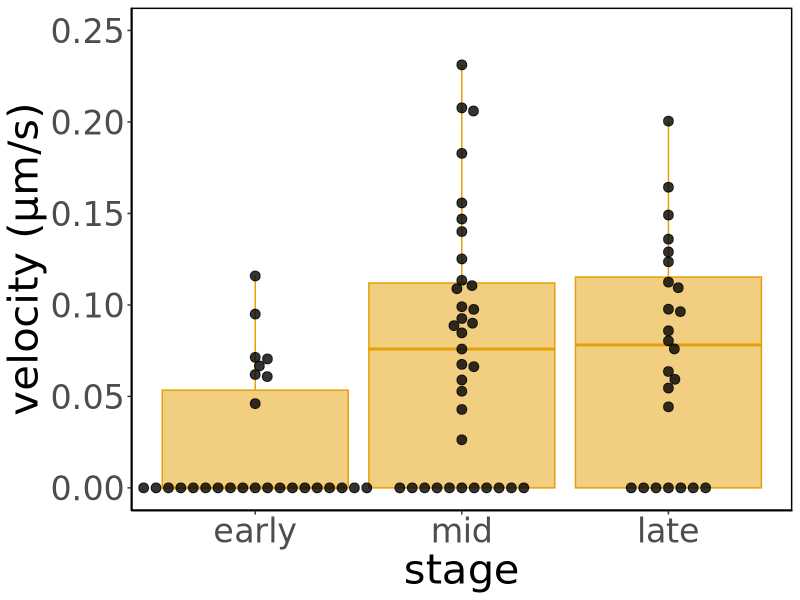
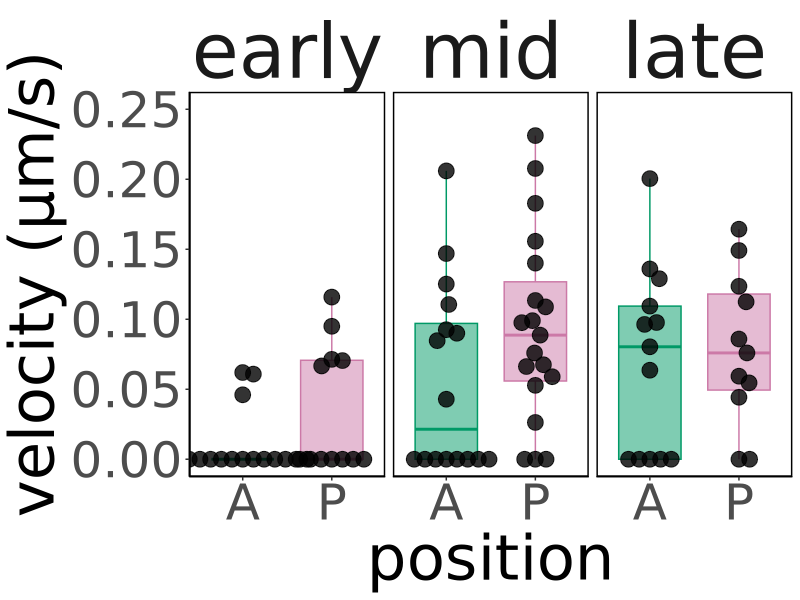
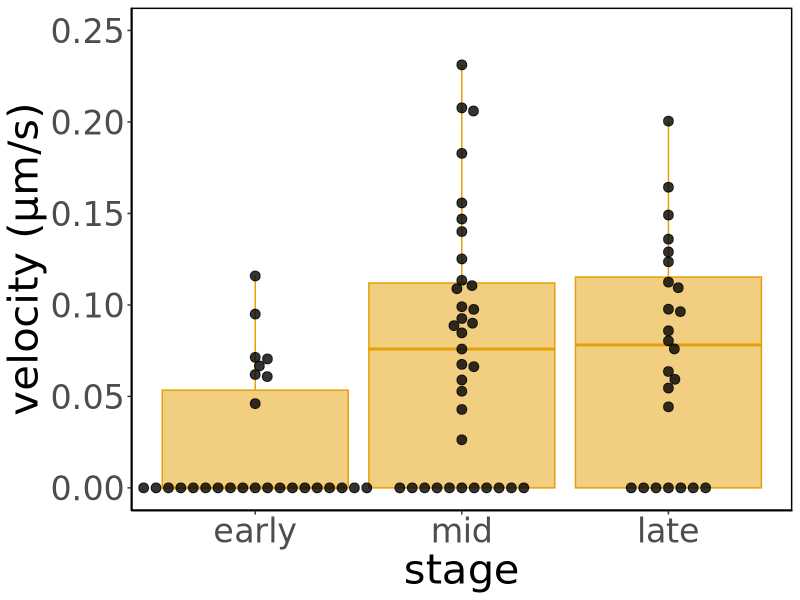
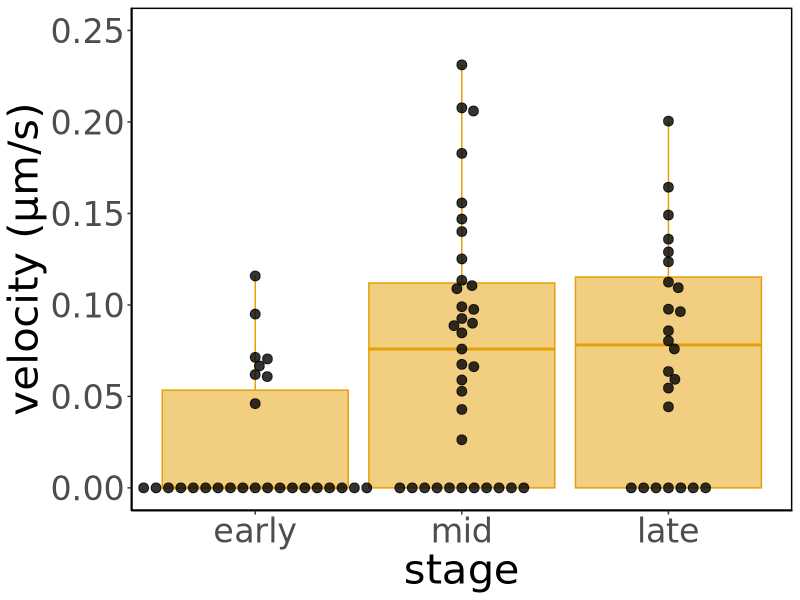
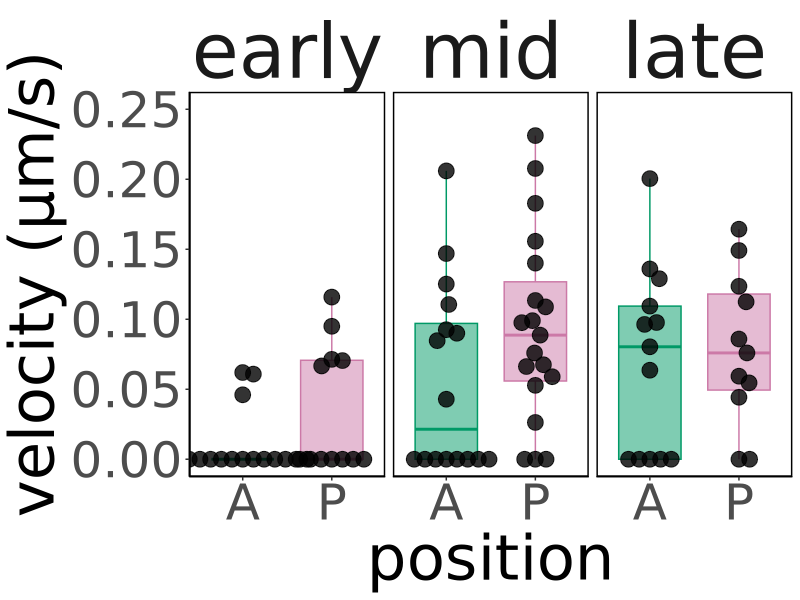
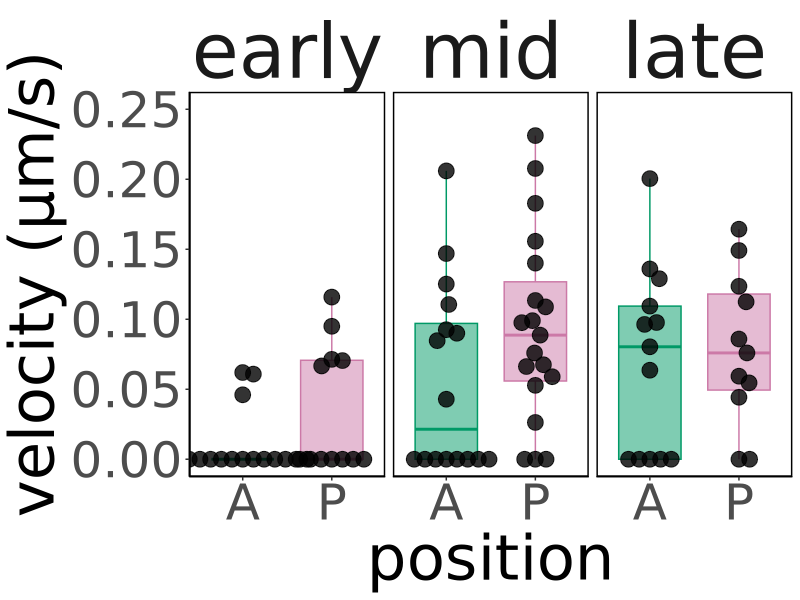

R code for these plots, in order: (Note: this script raises an error after producing the figures.)
## ---- chunk 1
knitr::opts_chunk$set(echo = TRUE, tidy = TRUE, cache = FALSE)
knitr::opts_knit$set(root.dir = "~/Dropbox/Projects/Cephalic_furrow/7-Manuscript/1-analyses/ablations")
library(ggplot2)
library(ggbeeswarm)
## ---- chunk 2
# Load raw ROI measurements from ImageJ
ablations <- read.csv("ablation-data.csv", stringsAsFactors = TRUE)
levels(ablations$Stage) <- c("early", "mid", "late")
# Save long data frame to file
write.csv(ablations, file = "ablations.csv", row.names = FALSE)
## ---- chunk 3
print_stats <- function(dataframe, stage, position = NULL, distance = NULL) {
  if (!is.null(distance)) {
    filter_df <- (dataframe$Stage == stage & dataframe$Position == position & dataframe$Distance == distance)
  } else if (!is.null(position)) {
    filter_df <- (dataframe$Stage == stage & dataframe$Position == position)
    distance <- "all"
  } else {
    filter_df <- (dataframe$Stage == stage)
    position <- "both"
    distance <- "all"
  }
  
  df <- dataframe[filter_df,]
  df <- droplevels(df)

  # Define row
  row <- c(stage,
           position,
           distance,
           mean(df$Velocity),
           sd(df$Velocity),
           length(df$Velocity),
           length(unique(df$Embryo))
           )

  return(row)
}

# Save stats to data frame
stats <- data.frame()

# Bind row by row
stats <- rbind(stats, print_stats(ablations, "early"))
stats <- rbind(stats, print_stats(ablations, "mid"))
stats <- rbind(stats, print_stats(ablations, "late"))
stats <- rbind(stats, print_stats(ablations, "early", "anterior"))
stats <- rbind(stats, print_stats(ablations, "early", "posterior"))
stats <- rbind(stats, print_stats(ablations, "mid", "anterior"))
stats <- rbind(stats, print_stats(ablations, "mid", "posterior"))
stats <- rbind(stats, print_stats(ablations, "late", "anterior"))
stats <- rbind(stats, print_stats(ablations, "late", "posterior"))

# Add column names
colnames(stats) <- c("stage", "position", "distance", "mean", "sd", "n_cuts", "n_embryos")

# Convert columns to numeric
stats[, 4:7] <- apply(stats[, 4:7], 2, as.numeric)

# Round up
stats[, 4:5] <- round(stats[, 4:5], digits=10)

# Write table to file
write.csv(format(stats, digits=10), file = "stats.csv", row.names = FALSE)
print(stats)
## ---- chunk 4
ggplot(ablations, aes(Stage, Velocity)) +
  geom_boxplot(aes(color = "#e69f03", fill = "#e69f03"), show.legend = FALSE, alpha = 0.5, outlier.shape = NA, width = 0.9, position = position_dodge(width = 1.0)) +
  geom_point(alpha = 0.8, size = 3, show.legend = FALSE, position = position_beeswarm(priority = "descending", dodge.width = 1.0, cex = 2)) +
  labs(x = "stage", y = "velocity (µm/s)") +
  scale_fill_manual(values=c("#e69f03", "#56b4e9")) +
  scale_color_manual(values=c("#e69f03", "#56b4e9")) +
  scale_y_continuous(limits = c(0, 0.25)) +
  theme_classic(base_family = "DejaVu Sans") +
  theme(text = element_text(size = 30),
        panel.background = element_rect(colour = "black", linewidth = 1))
ggsave("3-plots/recoil-stage.png", width = 14, height = 7)
ggsave("3-plots/recoil-stage.svg", width = 14, height = 7)
## ---- chunk 5
ggplot(ablations, aes(Position, Velocity, fill = Position)) +
  geom_boxplot(aes(color = Position), show.legend = FALSE, alpha = 0.5, outlier.shape = NA, width = 0.7, position = position_dodge(width = 1.0)) +
  geom_point(alpha = 0.8, size = 5, show.legend = FALSE, position = position_beeswarm(priority = "descending", dodge.width = 1.0, cex = 6)) +
  labs(x = "position", y = "velocity (µm/s)") +
  scale_fill_manual(values=c("#009966", "#cc79a7")) +
  scale_color_manual(values=c("#009966", "#cc79a7")) +
  facet_grid(cols = vars(Stage), scales = "free") +
  scale_y_continuous(limits = c(0, 0.25)) +
  theme_classic(base_family = "DejaVu Sans") +
  theme(text = element_text(size = 45),
        strip.background = element_blank(),
        strip.placement = "outside",
        strip.text.x = element_text(size = 55),
        panel.background = element_rect(colour = "black", linewidth = 1))
ggsave("3-plots/recoil-stage-position.png", width = 14, height = 7)
ggsave("3-plots/recoil-stage-position.svg", width = 14, height = 7)
## ---- chunk 6
# Mean of recoil velocity per embryo/cut
embryo_mean <- aggregate(ablations$Velocity, list(ablations$Embryo), mean)
colnames(embryo_mean) <- c("Embryo", "Velocity")

# Standard deviation of CF length per embryo
embryo_sd <- aggregate(ablations$Velocity, list(ablations$Embryo), sd)
colnames(embryo_sd) <- c("Embryo", "SD")

# Get sample information
samples <- unique(ablations[, c("Embryo", "Stage", "Position", "Distance")])

# Merge datasets
means <- merge(samples, embryo_mean, by = "Embryo", all.x = TRUE)
means <- merge(means, embryo_sd, by = "Embryo", all.x = TRUE)

# Establish near (5-20µm) and far (25-40µm) distance classes.
means[means$Distance <= 20 & means$Distance > 0,]$Distance <- 20
means[means$Distance <= 40 & means$Distance > 20,]$Distance <- 40
means[means$Distance >= -20 & means$Distance < 0,]$Distance <- -20
means[means$Distance >= -40 & means$Distance < -20,]$Distance <- -40
means$Distance <- as.factor(means$Distance)

# Save data frame to file
write.csv(means, file = "means.csv", row.names = FALSE)

# Save stats to data frame
dists <- data.frame()

# Bind row by row
dists <- rbind(dists, print_stats(means, "early", "anterior", "-40"))
dists <- rbind(dists, print_stats(means, "early", "anterior", "-20"))
dists <- rbind(dists, print_stats(means, "early", "posterior", "20"))
dists <- rbind(dists, print_stats(means, "early", "posterior", "40"))
dists <- rbind(dists, print_stats(means, "mid", "anterior", "-40"))
dists <- rbind(dists, print_stats(means, "mid", "anterior", "-20"))
dists <- rbind(dists, print_stats(means, "mid", "posterior", "20"))
dists <- rbind(dists, print_stats(means, "mid", "posterior", "40"))
dists <- rbind(dists, print_stats(means, "late", "anterior", "-40"))
dists <- rbind(dists, print_stats(means, "late", "anterior", "-20"))
dists <- rbind(dists, print_stats(means, "late", "posterior", "20"))
dists <- rbind(dists, print_stats(means, "late", "posterior", "40"))

# Add column names
colnames(dists) <- c("stage", "position", "distance", "mean", "sd", "n_cuts", "n_embryos")

# Convert columns to numeric
dists[, 4:7] <- apply(dists[, 4:7], 2, as.numeric)

# Round up
dists[, 4:5] <- round(dists[, 4:5], digits=10)

# Write table to file
write.csv(format(dists, digits=10), file = "dists.csv", row.names = FALSE)
print(dists)
## ---- chunk 7
ggplot(means, aes(Distance, Velocity, group = Distance, fill = Position)) +
  geom_boxplot(aes(color = Position), show.legend = FALSE, alpha = 0.5, outlier.shape = NA, width = 0.8, position = position_dodge(width = 1.0)) +
  geom_point(alpha = 0.8, size = 5, show.legend = FALSE, position = position_beeswarm(priority = "descending", dodge.width = 1.0, cex = 4)) +
  scale_y_continuous(limits = c(-0.008, 0.25)) +
  facet_wrap(~Stage) +
  labs(x = "distance (µm)", y = "velocity (µm/s)") +
  scale_fill_manual(values=c("#009966", "#cc79a7")) +
  scale_color_manual(values=c("#009966", "#cc79a7")) +
  theme_classic(base_family = "DejaVu Sans") +
  theme(text = element_text(size = 45),
        strip.background = element_blank(),
        strip.placement = "outside",
        strip.text.x = element_text(size = 55),
        panel.background = element_rect(colour = "black", linewidth = 1))
ggsave("3-plots/recoil-stage-distance.png", width = 14, height = 7)
ggsave("3-plots/recoil-stage-distance.svg", width = 14, height = 7)
